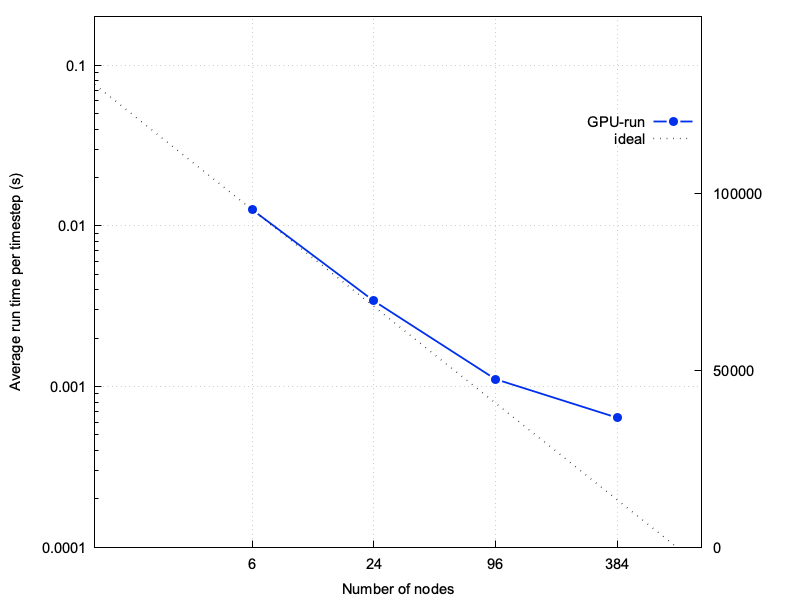

gnuplot code for this plot:
#!/usr/bin/gnuplot -persist
set terminal pngcairo enhanced size 800,600  font "Arial,11" 
set output 'strongscaling.png'

# line styles
# for line with spacing around points
#set style line 1 linecolor rgb "#bb3333" lt 1 lw 1.8 pt 7 pointinterval -1 pointsize 1.2
#set style line 1 linecolor rgb "#bb3333" lt 1 lw 1.8 pt 7 pointinterval -1 pointsize 1.2
set style line 1 lt 1 lw 1.8 pt 7 pointinterval -1 pointsize 1.2
set style line 3 lt 3 lw 1.8 pt 7 pointinterval -1 pointsize 1.2
set pointintervalbox 2 
# for boxes
set style line 2 linecolor rgb "#3333bb"
set boxwidth 0.02
#set style fill solid border lt -1
set style fill transparent solid 0.8 noborder 

# axes
#set ylabel "Average run time per timestep (s)\n(for load w/ 31968 elements per slice)" 
set ylabel "Average run time per timestep (s)"

#set y2label "Number of grid elements per slice" 

set xlabel "Number of nodes"
##set x2label "Number of GPUs"

#set yrange [ 0.001 : 0.004] 
set yrange[0.0001:0.2]

set y2range [ 0.00000 : 150000 ] 

set ytics nomirror 
set xtics nomirror 
##set x2tics         
set y2tics (0,50000,100000)

set logscale x 10
##set logscale x2 10 
set logscale y 10

#set key top left
set key at 1000,0.05 

# reference simulation number of elements
N = 47040 

# weak scaling
#g(x) = 7.20e-8*N
# strong scaling
g(x) = 3.79216353600000389 / 300.0 * 24 / x / 4
#g(x) = 1.02485401299999879 / 300.0 * 96 / x / 4

#set xrange[50:10000]

##set x2range[8:2200]
set xrange[1:1000]

set grid

#set autoscale xfix
#set autoscale x2fix

## 2 axis
#plot 'weak-scaling-dec2018.dat' u 1:($5*N):x2tic(2):xtic(1) w lp ls 1 t 'Summit', \
#     7.20e-8*N lt 0 t 'ideal', \
#     '' u 1:4 w boxes ls 2 axes x1y2 t 'elem per slice'


plot 'strongscaling.dat' u 1:($5/300.0):xtic(1) w lp ls 1 t 'GPU-run', g(x) lt 0 t 'ideal'


